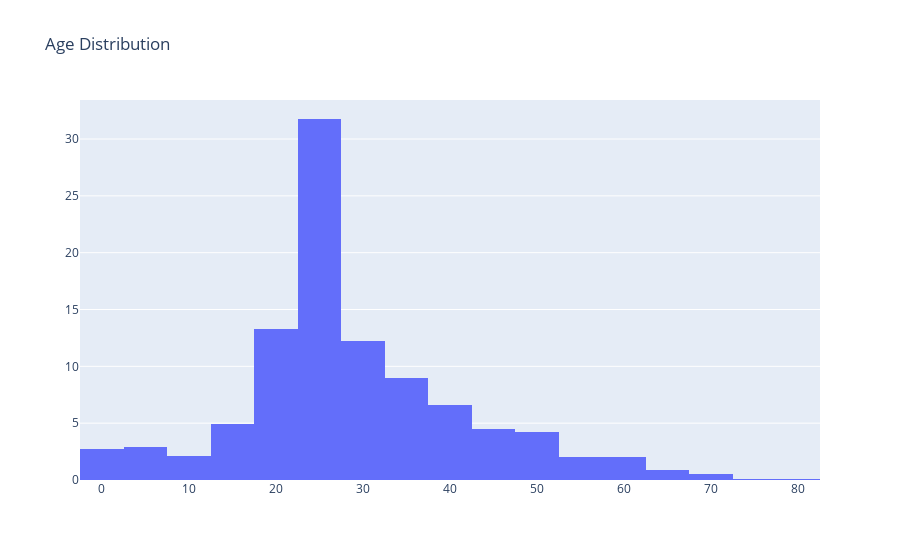

Notebook source saved alongside this figure:
### Code cell
# defining data
trace = go.Histogram(x=titanic['Age'],nbinsx=30,histnorm='percent')
data = [trace]
# defining layout
layout = go.Layout(title="Age Distribution")
# defining figure and plotting
fig = go.Figure(data = data,layout = layout)
iplot(fig)

### Figure 1 — Plotly figure (JSON) as saved in the notebook; plotly's stock layout.template omitted (floating-point values rounded to 4 significant figures; data arrays with more than 128 entries replaced by an {"elided": "..."} marker saying what was removed)
{"data": [{"histnorm": "percent", "nbinsx": 30, "type": "histogram", "x": {"elided": "891 float values"}}], "layout": {"title": {"text": "Age Distribution"}}}
